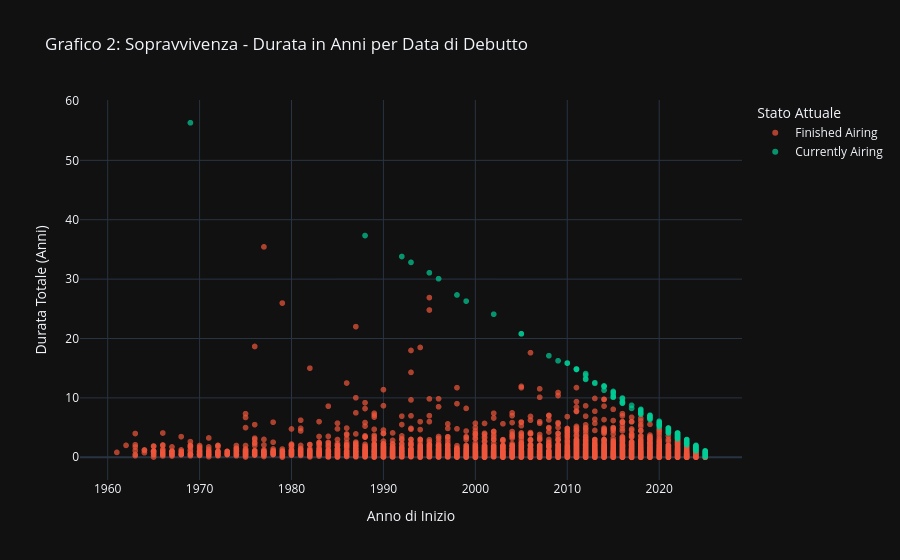

This figure's notebook cell:
### Markdown cell above
### La Corsa contro il Tempo ⏳
Ma quanto sopravvivono realmente queste opere?
In questo grafico mettiamo alla prova la **longevità**: ogni punto rappresenta una serie. Sull'asse orizzontale vediamo quando è nata, su quello verticale per quanti anni è rimasta (o sta rimanendo) in onda.
Le "scie verdi" che partono dagli anni '70 o '90 e salgono verso l'alto sono i veri immortali: serie che non hanno mai smesso di essere trasmesse.

### Code cell
# Grafico 2: Scatter Plot - Anno di Inizio vs Durata (Anni)
# Risponde alla domanda: "Chi nato nel 1970 è ancora vivo oggi?"

# 1. Preparazione Dati
df_duration = df.copy()

# Gestione Date: Se è in corso (o end_date mancante), usiamo OGGI per calcolare la durata "ad oggi"
df_duration['calc_end_date'] = pd.to_datetime(df_duration['end_date'].fillna(pd.Timestamp.now(tz='UTC')), utc=True)
df_duration['start_date'] = pd.to_datetime(df_duration['start_date'], errors='coerce', utc=True)

# --- NUOVA PARTE: Creiamo una stringa per il tooltip ---
# Se 'end_date' è NaT (Not a Time), scriviamo 'Currently Airing', altrimenti la data formattata YYYY-MM-DD
df_duration['end_date_str'] = df_duration['end_date'].apply(lambda x: x.strftime('%Y-%m-%d') if pd.notnull(x) else 'Currently Airing')

# Calcolo durata in anni
df_duration['years_running'] = (df_duration['calc_end_date'] - df_duration['start_date']).dt.days / 365.25

# FILTRI:
df_duration = df_duration[
    (df_duration['status'] != 'Not yet aired') & 
    (df_duration['years_running'] > 0) & 
    (df_duration['start_year'] >= 1960) & 
    (df_duration['start_year'] <= pd.Timestamp.now().year)
]

# 2. Creazione Grafico
fig2 = px.scatter(df_duration, x='start_year', y='years_running', 
                  color='status', 
                  hover_name='title',
                  # AGGIUNTO: passiamo i dati extra per il tooltip
                  hover_data={'end_date_str': True, 'start_year': True, 'years_running': ':.1f'}, 
                  title='Grafico 2: Sopravvivenza - Durata in Anni per Data di Debutto',
                  labels={'start_year': 'Anno di Debutto', 'years_running': 'Anni', 'status': 'Stato', 'end_date_str': 'Fine'},
                  color_discrete_map={'Currently Airing': '#00CC96', 'Finished Airing': '#EF553B'}, 
                  opacity=0.7,
                  template='plotly_dark')

fig2.update_layout(
    xaxis_title="Anno di Inizio", 
    yaxis_title="Durata Totale (Anni)",
    legend_title_text="Stato Attuale"
)
fig2.show()

### Figure 1 — Plotly figure (JSON) as saved in the notebook; plotly's stock layout.template omitted (floating-point values rounded to 4 significant figures; data arrays with more than 128 entries replaced by an {"elided": "..."} marker saying what was removed)
{"data": [{"customdata": {"elided": "10326x1 str values"}, "hovertemplate": "<b>%{hovertext}</b><br><br>Stato=Finished Airing<br>Anno di Debutto=%{x}<br>Anni=%{y:.1f}<br>Fine=%{customdata[0]}<extra></extra>", "hovertext": {"elided": "10326 str values"}, "legendgroup": "Finished Airing", "marker": {"color": "#EF553B", "opacity": 0.7, "symbol": "circle"}, "mode": "markers", "name": "Finished Airing", "showlegend": true, "type": "scattergl", "x": {"elided": "10326 float values"}, "xaxis": "x", "y": {"elided": "10326 float values"}, "yaxis": "y"}, {"customdata": {"elided": "281x1 str values"}, "hovertemplate": "<b>%{hovertext}</b><br><br>Stato=Currently Airing<br>Anno di Debutto=%{x}<br>Anni=%{y:.1f}<br>Fine=%{customdata[0]}<extra></extra>", "hovertext": {"elided": "281 str values"}, "legendgroup": "Currently Airing", "marker": {"color": "#00CC96", "opacity": 0.7, "symbol": "circle"}, "mode": "markers", "name": "Currently Airing", "showlegend": true, "type": "scattergl", "x": {"elided": "281 float values"}, "xaxis": "x", "y": {"elided": "281 float values"}, "yaxis": "y"}], "layout": {"legend": {"title": {"text": "Stato Attuale"}, "tracegroupgap": 0}, "title": {"text": "Grafico 2: Sopravvivenza - Durata in Anni per Data di Debutto"}, "xaxis": {"anchor": "y", "domain": [0, 1], "title": {"text": "Anno di Inizio"}}, "yaxis": {"anchor": "x", "domain": [0, 1], "title": {"text": "Durata Totale (Anni)"}}}}
